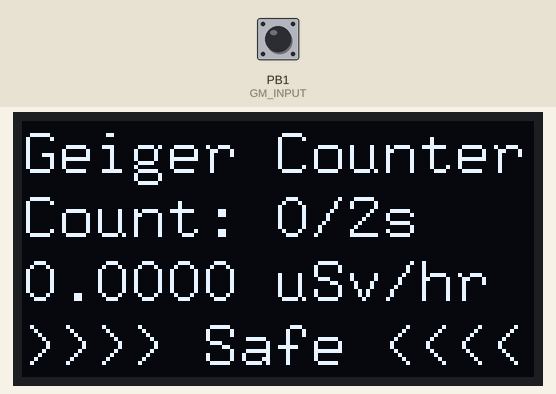
A program run on a simulated STM32 Blue Pill. Parts: 128×64 one-colour display. Inputs (shaded band) come from the test bench; at power-on: PB1 (GM_INPUT) HIGH.

Above: at 0.1 s.

The program:

main.cpp
```cpp
#include <Arduino.h>
#include <U8g2lib.h>

#ifdef U8X8_HAVE_HW_SPI
#include <SPI.h>
#endif
#ifdef U8X8_HAVE_HW_I2C
#include <Wire.h>
#endif

#define OLED_SCK PA5
#define OLED_SDI PA7
#define OLED_RST PA11
#define OLED_DC PA12
#define OLED_CS PA4

#define GM_INPUT PB1

char disp[20] = { 0 };
uint32_t count0 = 0;
uint32_t cpm = 0;
uint32_t usv_scaled = 0;

U8G2_SSD1306_128X64_NONAME_F_4W_HW_SPI u8g2(U8G2_R0, /*OLED_SCK, OLED_SDI,*/ OLED_CS, OLED_DC, OLED_RST);

void Count()
{
    count0++;
    while(!digitalRead(GM_INPUT));
}

void u8g2_prepare(void)
{
    u8g2.setFont(u8g2_font_9x15_tf);
    u8g2.setFontRefHeightExtendedText();
    u8g2.setDrawColor(1);
    u8g2.setFontPosTop();
    u8g2.setFontDirection(0);
}

void setup(void)
{
    u8g2.begin();
    u8g2_prepare();
    pinMode(GM_INPUT, INPUT_PULLUP);
    attachInterrupt(digitalPinToInterrupt(GM_INPUT), Count, FALLING);
}

void loop(void)
{
    u8g2.clearBuffer();
    u8g2.drawStr(0, 1, "Geiger Counter");
    sprintf(disp, "Count: %ld/2s", count0);
    u8g2.drawStr(0, 17, disp);
    usv_scaled = count0 * 30 * 57;
    sprintf(disp, "%d.%04d uSv/hr", usv_scaled / 10000, usv_scaled % 10000);
    u8g2.drawStr(0, 33, disp);

    if(usv_scaled < 4000)
    {
        u8g2.drawStr(0, 49, ">>>> Safe <<<<");
    }
    else if(usv_scaled < 1000000)
    {
        u8g2.drawStr(0, 49, ">>> Safe-R <<<");
    }
    else
    {
        u8g2.drawStr(0, 49, "!!! DANGER !!!");
    }

    u8g2.sendBuffer();
    count0 = 0;
    delay(2000);
}
```
